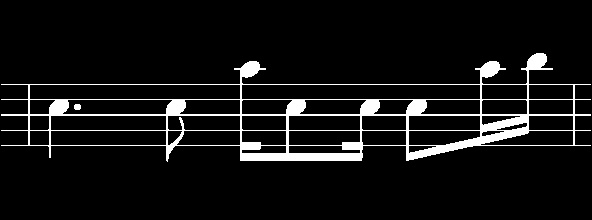
//> input picture Contour_Image.jpg, 592 x 220 px
$ ./y_coord   (built with g++ and OpenCV 4)
//> lines starting //> are read from the running program, lines starting //| are printed output that depends on the picture; after the words box and inside, x2 and y2 are one past the last pixel; in counts of white or black regions, pixels touching at a corner belong together
#include <opencv2/opencv.hpp>
#include <iostream>
using namespace cv;
using namespace std;
int main()
{
  Mat dist;
  Mat img=imread("Contour_Image.jpg",0);
//> img is the input picture: 220 rows x 592 cols, CV_8UC1; min 0, max 255, mean 18.2
  // [16 lines of commented-out code are left out]
  imshow("Original Image",img);
  distanceTransform(img,dist, CV_DIST_L2, 3);
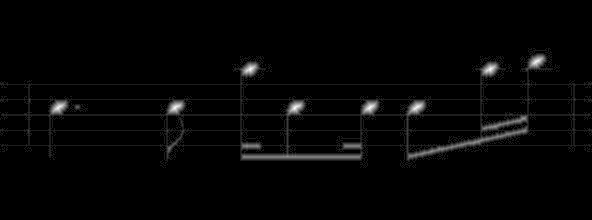
//> dist: 220 rows x 592 cols, CV_32FC1; min 0, max 8.05, mean 0.16; drawn with min black and max white
  normalize(dist,dist, 0.0, 1.0, NORM_MINMAX);
  threshold(dist,dist, .7, 1., CV_THRESH_BINARY);
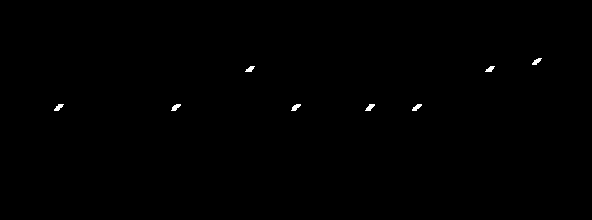
//> dist: 220 rows x 592 cols, CV_32FC1; values 0 (black) and 1 (white), 0.24% white; 8 white regions, largest, box (x1, y1, x2, y2) and area: (171, 104, 181, 111) 41, (291, 104, 301, 111) 41, (365, 104, 375, 111) 41

  vector<vector<Point> > contours;
  vector<Vec4i> hierarchy;
  Mat dist_8u;
  dist.convertTo(dist_8u, CV_8U);
//> dist_8u: 220 rows x 592 cols, CV_8UC1; values 0 (black) and 1 (white), 0.24% white; 8 white regions
  //vector<vector<Point> > contours;
  findContours(dist_8u, contours, CV_RETR_EXTERNAL, CV_CHAIN_APPROX_SIMPLE);
//> contours = 8 contours; box (x1, y1, x2, y2) and area: (365, 104, 375, 111) 29, (291, 104, 301, 111) 29, (171, 104, 181, 111) 29, (412, 104, 422, 111) 28, (54, 104, 64, 111) 28, (532, 58, 542, 65) 26, (485, 66, 495, 72) 24, (245, 66, 255, 72) 24

  //findContours(img, contours, hierarchy, CV_RETR_TREE, CV_CHAIN_APPROX_SIMPLE, Point(0, 0) );
  vector<Moments> mu(contours.size() );
//> mu = 8 items
  for( int i = 0; i < contours.size(); i++ )
  {
    mu[i] = moments( contours[i], false );
  }
//> this loop made 8 passes


  vector<Point2f> mc( contours.size() );
  for( int i = 0; i < contours.size(); i++ )
  {
    mc[i] = Point2f( mu[i].m10/mu[i].m00 , mu[i].m01/mu[i].m00 );
    Rect myROI(int(mc[i].x-25),int(mc[i].y-50),50,150);
    imshow("First_note found",img(myROI));
    waitKey(0);
  }
//> this loop made 8 passes
//> myROI on passes 1 to 8: Rect(391, 56, 50, 150), Rect(344, 56, 50, 150), Rect(270, 56, 50, 150), Rect(150, 56, 50, 150), Rect(33, 56, 50, 150), Rect(464, 18, 50, 150), Rect(224, 18, 50, 150), Rect(511, 11, 50, 150)
//> pass 1, `imshow("First_note found",img(myROI));`:
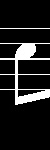
//> window 'First_note found': 150 rows x 50 cols, CV_8UC1; min 0, max 255, mean 31.3
//> pass 2, `imshow("First_note found",img(myROI));`:
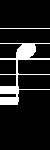
//> window 'First_note found': 150 rows x 50 cols, CV_8UC1; min 0, max 255, mean 29.8


  imshow("After Distance transform",dist);
  waitKey(0);


}
